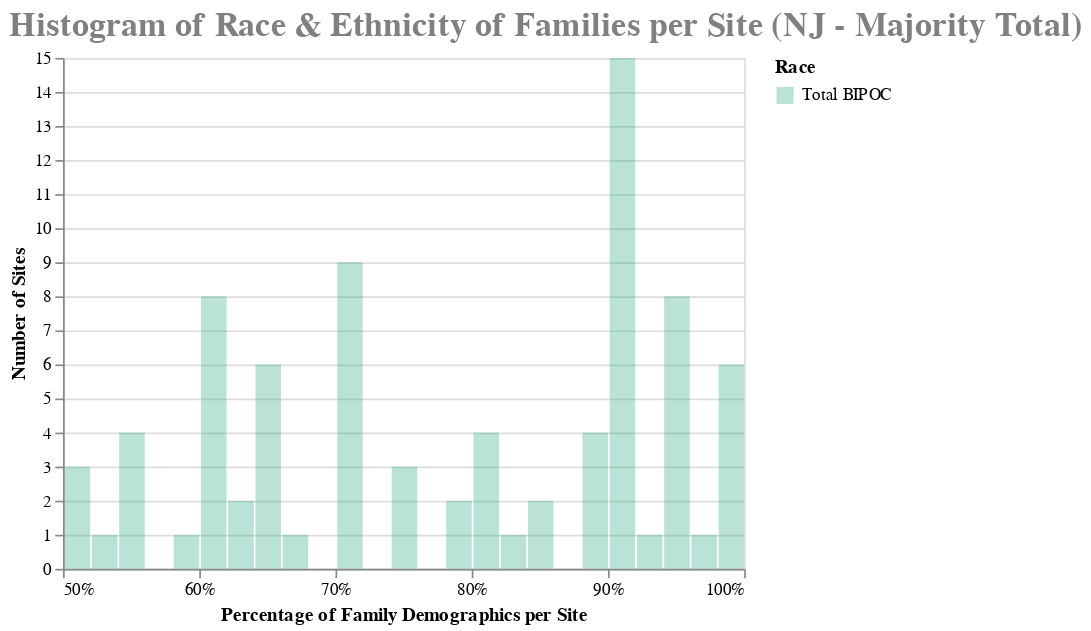

The notebook cell this image was saved under:
### Code cell
chart = alt.Chart(source).transform_fold(
    total_BIPOC_list,
    as_=['Race', 'Percentage']
).mark_bar(
    opacity=.3,
    binSpacing=1,
    clip=True
).encode(
    x = alt.X('Percentage:Q', bin=alt.Bin(maxbins=50),scale=alt.Scale(domain=(.5, 1)),  axis=alt.Axis(format='%', title='Percentage of Family Demographics per Site',  values=x_axis_ticks)),
    y = alt.Y('count()', stack=None, scale=alt.Scale(domain=(0, 15)), axis=alt.Axis(title='Number of Sites', values=y_axis_ticks)),
    color = alt.Color('Race:N', scale=alt.Scale(scheme='dark2'))

).properties(
    title=title_name_total
)


chart.configure_title(
    fontSize=20,
    font='Tahoma',
    anchor='start',
    color='gray'
)

### Figure 1 — Vega-Lite specification as saved in the notebook (floating-point values rounded to 4 significant figures)
{"config": {"view": {"continuousWidth": 400, "continuousHeight": 300}, "title": {"anchor": "start", "color": "gray", "font": "Tahoma", "fontSize": 20}}, "data": {"name": "data-5c16ab5142b03c36ead1bba7ee0f7b8c"}, "mark": {"type": "bar", "binSpacing": 1, "clip": true, "opacity": 0.3}, "encoding": {"color": {"field": "Race", "scale": {"scheme": "dark2"}, "type": "nominal"}, "x": {"axis": {"format": "%", "title": "Percentage of Family Demographics per Site", "values": [0.0, 0.1, 0.2, 0.3, 0.4, 0.5, 0.6, 0.7, 0.8, 0.9, 1.0]}, "bin": {"maxbins": 50}, "field": "Percentage", "scale": {"domain": [0.5, 1]}, "type": "quantitative"}, "y": {"aggregate": "count", "axis": {"title": "Number of Sites", "values": [0.0, 1.0, 2.0, 3.0, 4.0, 5.0, 6.0, 7.0, 8.0, 9.0, 10.0, 11.0, 12.0, 13.0, 14.0, 15.0, 16.0, 17.0, 18.0, 19.0, 20.0]}, "scale": {"domain": [0, 15]}, "stack": null, "type": "quantitative"}}, "title": "Histogram of Race & Ethnicity of Families per Site (NJ - Majority Total)", "transform": [{"fold": ["Total BIPOC"], "as": ["Race", "Percentage"]}], "$schema": "https://vega.github.io/schema/vega-lite/v4.17.0.json", "datasets": {"data-5c16ab5142b03c36ead1bba7ee0f7b8c": [{"Black or African American": 0.21, "Hispanic or Latinx": 0.5, "American Indian/Alaska Native": 0.0, "Asian": 0.0, "Native Hawaiian/ Pacific Islander": 0.0, "Total BIPOC": 0.71}, {"Black or African American": 0.25, "Hispanic or Latinx": 0.0, "American Indian/Alaska Native": 0.15, "Asian": 0.2, "Native Hawaiian/ Pacific Islander": 0.0, "Total BIPOC": 0.6}, {"Black or African American": 0.25, "Hispanic or Latinx": 0.0, "American Indian/Alaska Native": 0.15, "Asian": 0.2, "Native Hawaiian/ Pacific Islander": 0.0, "Total BIPOC": 0.6}, {"Black or African American": 0.25, "Hispanic or Latinx": 0.0, "American Indian/Alaska Native": 0.15, "Asian": 0.2, "Native Hawaiian/ Pacific Islander": 0.0, "Total BIPOC": 0.6}, {"Black or African American": 0.25, "Hispanic or Latinx": 0.0, "American Indian/Alaska Native": 0.15, "Asian": 0.2, "Native Hawaiian/ Pacific Islander": 0.0, "Total BIPOC": 0.6}, {"Black or African American": 0.25, "Hispanic or Latinx": 0.0, "American Indian/Alaska Native": 0.15, "Asian": 0.2, "Native Hawaiian/ Pacific Islander": 0.0, "Total BIPOC": 0.6}, {"Black or African American": 0.25, "Hispanic or Latinx": 0.0, "American Indian/Alaska Native": 0.15, "Asian": 0.2, "Native Hawaiian/ Pacific Islander": 0.0, "Total BIPOC": 0.6}, {"Black or African American": 0.3, "Hispanic or Latinx": 0.6, "American Indian/Alaska Native": 0.0, "Asian": 0.1, "Native Hawaiian/ Pacific Islander": 0.0, "Total BIPOC": 1.0}, {"Black or African American": 0.45, "Hispanic or Latinx": 0.4, "American Indian/Alaska Native": 0.0, "Asian": 0.03, "Native Hawaiian/ Pacific Islander": 0.0, "Total BIPOC": 0.88}, {"Black or African American": 0.45, "Hispanic or Latinx": 0.4, "American Indian/Alaska Native": 0.0, "Asian": 0.03, "Native Hawaiian/ Pacific Islander": 0.0, "Total BIPOC": 0.88}, {"Black or African American": 0.18, "Hispanic or Latinx": 0.6, "American Indian/Alaska Native": 0.0, "Asian": 0.0, "Native Hawaiian/ Pacific Islander": 0.0, "Total BIPOC": 0.78}, {"Black or African American": 0.25, "Hispanic or Latinx": 0.65, "American Indian/Alaska Native": 0.0, "Asian": 0.0, "Native Hawaiian/ Pacific Islander": 0.0, "Total BIPOC": 0.9}, {"Black or African American": 0.4, "Hispanic or Latinx": 0.5, "American Indian/Alaska Native": 0.0, "Asian": 0.0, "Native Hawaiian/ Pacific Islander": 0.0, "Total BIPOC": 0.9}, {"Black or African American": 0.05, "Hispanic or Latinx": 0.88, "American Indian/Alaska Native": 0.0, "Asian": 0.02, "Native Hawaiian/ Pacific Islander": 0.0, "Total BIPOC": 0.95}, {"Black or African American": 0.15, "Hispanic or Latinx": 0.75, "American Indian/Alaska Native": 0.0, "Asian": 0.0, "Native Hawaiian/ Pacific Islander": 0.0, "Total BIPOC": 0.9}, {"Black or African American": 0.45, "Hispanic or Latinx": 0.4, "American Indian/Alaska Native": 0.0, "Asian": 0.05, "Native Hawaiian/ Pacific Islander": 0.0, "Total BIPOC": 0.9}, {"Black or African American": 0.2, "Hispanic or Latinx": 0.7, "American Indian/Alaska Native": 0.0, "Asian": 0.05, "Native Hawaiian/ Pacific Islander": 0.0, "Total BIPOC": 0.95}, {"Black or African American": 0.25, "Hispanic or Latinx": 0.55, "American Indian/Alaska Native": 0.0, "Asian": 0.0, "Native Hawaiian/ Pacific Islander": 0.0, "Total BIPOC": 0.8}, {"Black or African American": 0.03, "Hispanic or Latinx": 0.86, "American Indian/Alaska Native": 0.0, "Asian": 0.02, "Native Hawaiian/ Pacific Islander": 0.0, "Total BIPOC": 0.91}, {"Black or African American": 0.14, "Hispanic or Latinx": 0.73, "American Indian/Alaska Native": 0.0, "Asian": 0.04, "Native Hawaiian/ Pacific Islander": 0.0, "Total BIPOC": 0.91}, {"Black or African American": 0.14, "Hispanic or Latinx": 0.73, "American Indian/Alaska Native": 0.0, "Asian": 0.04, "Native Hawaiian/ Pacific Islander": 0.0, "Total BIPOC": 0.91}, {"Black or African American": 0.14, "Hispanic or Latinx": 0.73, "American Indian/Alaska Native": 0.0, "Asian": 0.04, "Native Hawaiian/ Pacific Islander": 0.0, "Total BIPOC": 0.91}, {"Black or African American": 0.14, "Hispanic or Latinx": 0.73, "American Indian/Alaska Native": 0.0, "Asian": 0.04, "Native Hawaiian/ Pacific Islander": 0.0, "Total BIPOC": 0.91}, {"Black or African American": 0.2, "Hispanic or Latinx": 0.69, "American Indian/Alaska Native": 0.0, "Asian": 0.0, "Native Hawaiian/ Pacific Islander": 0.0, "Total BIPOC": 0.89}, {"Black or African American": 0.18, "Hispanic or Latinx": 0.0, "American Indian/Alaska Native": 0.0, "Asian": 0.0, "Native Hawaiian/ Pacific Islander": 0.0, "Total BIPOC": 0.18}, {"Black or African American": 0.0, "Hispanic or Latinx": 0.0, "American Indian/Alaska Native": 0.0, "Asian": 0.0, "Native Hawaiian/ Pacific Islander": 0.0, "Total BIPOC": 0.0}, {"Black or African American": 0.37, "Hispanic or Latinx": 0.0, "American Indian/Alaska Native": 0.08, "Asian": 0.0, "Native Hawaiian/ Pacific Islander": 0.0, "Total BIPOC": 0.45}, {"Black or African American": 0.3, "Hispanic or Latinx": 0.3, "American Indian/Alaska Native": 0.0, "Asian": 0.1, "Native Hawaiian/ Pacific Islander": 0.0, "Total BIPOC": 0.7}, {"Black or African American": 0.3, "Hispanic or Latinx": 0.2, "American Indian/Alaska Native": 0.0, "Asian": 0.1, "Native Hawaiian/ Pacific Islander": 0.0, "Total BIPOC": 0.6}, {"Black or African American": 0.0, "Hispanic or Latinx": 0.4, "American Indian/Alaska Native": 0.0, "Asian": 0.0, "Native Hawaiian/ Pacific Islander": 0.0, "Total BIPOC": 0.4}, {"Black or African American": 0.34, "Hispanic or Latinx": 0.0, "American Indian/Alaska Native": 0.0, "Asian": 0.03, "Native Hawaiian/ Pacific Islander": 0.0, "Total BIPOC": 0.37}, {"Black or African American": 0.3, "Hispanic or Latinx": 0.31, "American Indian/Alaska Native": 0.01, "Asian": 0.01, "Native Hawaiian/ Pacific Islander": 0.01, "Total BIPOC": 0.64}, {"Black or African American": 0.3, "Hispanic or Latinx": 0.31, "American Indian/Alaska Native": 0.01, "Asian": 0.01, "Native Hawaiian/ Pacific Islander": 0.01, "Total BIPOC": 0.64}, {"Black or African American": 0.3, "Hispanic or Latinx": 0.31, "American Indian/Alaska Native": 0.01, "Asian": 0.01, "Native Hawaiian/ Pacific Islander": 0.01, "Total BIPOC": 0.64}, {"Black or African American": 0.3, "Hispanic or Latinx": 0.31, "American Indian/Alaska Native": 0.01, "Asian": 0.01, "Native Hawaiian/ Pacific Islander": 0.01, "Total BIPOC": 0.64}, {"Black or African American": 0.3, "Hispanic or Latinx": 0.31, "American Indian/Alaska Native": 0.01, "Asian": 0.01, "Native Hawaiian/ Pacific Islander": 0.01, "Total BIPOC": 0.64}, {"Black or African American": 0.3, "Hispanic or Latinx": 0.31, "American Indian/Alaska Native": 0.01, "Asian": 0.01, "Native Hawaiian/ Pacific Islander": 0.01, "Total BIPOC": 0.64}, {"Black or African American": 0.0, "Hispanic or Latinx": 0.7, "American Indian/Alaska Native": 0.0, "Asian": 0.0, "Native Hawaiian/ Pacific Islander": 0.0, "Total BIPOC": 0.7}, {"Black or African American": 0.0, "Hispanic or Latinx": 0.7, "American Indian/Alaska Native": 0.0, "Asian": 0.0, "Native Hawaiian/ Pacific Islander": 0.0, "Total BIPOC": 0.7}, {"Black or African American": 0.49, "Hispanic or Latinx": 0.49, "American Indian/Alaska Native": 0.0, "Asian": 0.0, "Native Hawaiian/ Pacific Islander": 0.0, "Total BIPOC": 0.98}, {"Black or African American": 0.15, "Hispanic or Latinx": 0.8, "American Indian/Alaska Native": 0.0, "Asian": 0.0, "Native Hawaiian/ Pacific Islander": 0.0, "Total BIPOC": 0.95}, {"Black or African American": 0.85, "Hispanic or Latinx": 0.14, "American Indian/Alaska Native": 0.0, "Asian": 0.0, "Native Hawaiian/ Pacific Islander": 0.0, "Total BIPOC": 0.99}, {"Black or African American": 0.39, "Hispanic or Latinx": 0.3, "American Indian/Alaska Native": 0.0, "Asian": 0.0, "Native Hawaiian/ Pacific Islander": 0.01, "Total BIPOC": 0.7}, {"Black or African American": 0.39, "Hispanic or Latinx": 0.3, "American Indian/Alaska Native": 0.0, "Asian": 0.0, "Native Hawaiian/ Pacific Islander": 0.01, "Total BIPOC": 0.7}, {"Black or African American": 0.39, "Hispanic or Latinx": 0.3, "American Indian/Alaska Native": 0.0, "Asian": 0.0, "Native Hawaiian/ Pacific Islander": 0.01, "Total BIPOC": 0.7}, {"Black or African American": 0.06, "Hispanic or Latinx": 0.81, "American Indian/Alaska Native": 0.0, "Asian": 0.03, "Native Hawaiian/ Pacific Islander": 0.0, "Total BIPOC": 0.9}, {"Black or African American": 0.02, "Hispanic or Latinx": 0.49, "American Indian/Alaska Native": 0.0, "Asian": 0.01, "Native Hawaiian/ Pacific Islander": 0.0, "Total BIPOC": 0.52}, {"Black or African American": 0.05, "Hispanic or Latinx": 0.56, "American Indian/Alaska Native": 0.0, "Asian": 0.01, "Native Hawaiian/ Pacific Islander": 0.0, "Total BIPOC": 0.62}, {"Black or African American": 0.02, "Hispanic or Latinx": 0.73, "American Indian/Alaska Native": 0.0, "Asian": 0.0, "Native Hawaiian/ Pacific Islander": 0.0, "Total BIPOC": 0.75}, {"Black or African American": 0.21, "Hispanic or Latinx": 0.57, "American Indian/Alaska Native": 0.0, "Asian": 0.01, "Native Hawaiian/ Pacific Islander": 0.0, "Total BIPOC": 0.79}, {"Black or African American": 0.08, "Hispanic or Latinx": 0.62, "American Indian/Alaska Native": 0.0, "Asian": 0.06, "Native Hawaiian/ Pacific Islander": 0.04, "Total BIPOC": 0.8}, {"Black or African American": 0.12, "Hispanic or Latinx": 0.74, "American Indian/Alaska Native": 0.0, "Asian": 0.02, "Native Hawaiian/ Pacific Islander": 0.01, "Total BIPOC": 0.89}, {"Black or African American": 0.0, "Hispanic or Latinx": 0.55, "American Indian/Alaska Native": 0.0, "Asian": 0.15, "Native Hawaiian/ Pacific Islander": 0.0, "Total BIPOC": 0.7}, {"Black or African American": 0.15, "Hispanic or Latinx": 0.65, "American Indian/Alaska Native": 0.0, "Asian": 0.1, "Native Hawaiian/ Pacific Islander": 0.0, "Total BIPOC": 0.9}, {"Black or African American": 0.45, "Hispanic or Latinx": 0.2, "American Indian/Alaska Native": 0.0, "Asian": 0.01, "Native Hawaiian/ Pacific Islander": 0.0, "Total BIPOC": 0.66}, {"Black or African American": 0.0, "Hispanic or Latinx": 0.0, "American Indian/Alaska Native": 0.0, "Asian": 0.0, "Native Hawaiian/ Pacific Islander": 0.0, "Total BIPOC": 0.0}, {"Black or African American": 0.31, "Hispanic or Latinx": 0.0, "American Indian/Alaska Native": 0.03, "Asian": 0.0, "Native Hawaiian/ Pacific Islander": 0.0, "Total BIPOC": 0.34}, {"Black or African American": 0.45, "Hispanic or Latinx": 0.45, "American Indian/Alaska Native": 0.0, "Asian": 0.02, "Native Hawaiian/ Pacific Islander": 0.0, "Total BIPOC": 0.92}, {"Black or African American": 0.25, "Hispanic or Latinx": 0.25, "American Indian/Alaska Native": 0.0, "Asian": 0.0, "Native Hawaiian/ Pacific Islander": 0.0, "Total BIPOC": 0.5}, {"Black or African American": 0.3, "Hispanic or Latinx": 0.4, "American Indian/Alaska Native": 0.0, "Asian": 0.0, "Native Hawaiian/ Pacific Islander": 0.0, "Total BIPOC": 0.7}, {"Black or African American": 0.0, "Hispanic or Latinx": 0.0, "American Indian/Alaska Native": 0.0, "Asian": 0.0, "Native Hawaiian/ Pacific Islander": 0.0, "Total BIPOC": 0.0}, {"Black or African American": 0.9, "Hispanic or Latinx": 0.08, "American Indian/Alaska Native": 0.0, "Asian": 0.01, "Native Hawaiian/ Pacific Islander": 0.0, "Total BIPOC": 0.99}, {"Black or African American": 0.0, "Hispanic or Latinx": 0.55, "American Indian/Alaska Native": 0.0, "Asian": 0.3, "Native Hawaiian/ Pacific Islander": 0.0, "Total BIPOC": 0.85}, {"Black or African American": 0.1, "Hispanic or Latinx": 0.7, "American Indian/Alaska Native": 0.0, "Asian": 0.03, "Native Hawaiian/ Pacific Islander": 0.0, "Total BIPOC": 0.83}, {"Black or African American": 0.03, "Hispanic or Latinx": 0.86, "American Indian/Alaska Native": 0.0, "Asian": 0.02, "Native Hawaiian/ Pacific Islander": 0.0, "Total BIPOC": 0.91}, {"Black or African American": 0.15, "Hispanic or Latinx": 0.35, "American Indian/Alaska Native": 0.05, "Asian": 0.15, "Native Hawaiian/ Pacific Islander": 0.05, "Total BIPOC": 0.75}, {"Black or African American": 0.0, "Hispanic or Latinx": 0.9, "American Indian/Alaska Native": 0.0, "Asian": 0.0, "Native Hawaiian/ Pacific Islander": 0.0, "Total BIPOC": 0.9}, {"Black or African American": 0.1, "Hispanic or Latinx": 0.3, "American Indian/Alaska Native": 0.0, "Asian": 0.2, "Native Hawaiian/ Pacific Islander": 0.0, "Total BIPOC": 0.6}, {"Black or African American": 0.15, "Hispanic or Latinx": 0.4, "American Indian/Alaska Native": 0.0, "Asian": 0.03, "Native Hawaiian/ Pacific Islander": 0.0, "Total BIPOC": 0.58}, {"Black or African American": 0.69, "Hispanic or Latinx": 0.3, "American Indian/Alaska Native": 0.0, "Asian": 0.0, "Native Hawaiian/ Pacific Islander": 0.0, "Total BIPOC": 0.99}, {"Black or African American": 0.01, "Hispanic or Latinx": 0.97, "American Indian/Alaska Native": 0.0, "Asian": 0.01, "Native Hawaiian/ Pacific Islander": 0.0, "Total BIPOC": 0.99}, {"Black or African American": 0.36, "Hispanic or Latinx": 0.0, "American Indian/Alaska Native": 0.0, "Asian": 0.01, "Native Hawaiian/ Pacific Islander": 0.0, "Total BIPOC": 0.37}, {"Black or African American": 0.36, "Hispanic or Latinx": 0.0, "American Indian/Alaska Native": 0.0, "Asian": 0.01, "Native Hawaiian/ Pacific Islander": 0.0, "Total BIPOC": 0.37}, {"Black or African American": 0.36, "Hispanic or Latinx": 0.0, "American Indian/Alaska Native": 0.0, "Asian": 0.01, "Native Hawaiian/ Pacific Islander": 0.0, "Total BIPOC": 0.37}, {"Black or African American": 0.45, "Hispanic or Latinx": 0.5, "American Indian/Alaska Native": 0.0, "Asian": 0.0, "Native Hawaiian/ Pacific Islander": 0.0, "Total BIPOC": 0.95}, {"Black or African American": 0.25, "Hispanic or Latinx": 0.7, "American Indian/Alaska Native": 0.0, "Asian": 0.0, "Native Hawaiian/ Pacific Islander": 0.0, "Total BIPOC": 0.95}, {"Black or African American": 0.25, "Hispanic or Latinx": 0.2, "American Indian/Alaska Native": 0.0, "Asian": 0.17, "Native Hawaiian/ Pacific Islander": 0.0, "Total BIPOC": 0.62}, {"Black or African American": 0.14, "Hispanic or Latinx": 0.0, "American Indian/Alaska Native": 0.14, "Asian": 0.03, "Native Hawaiian/ Pacific Islander": 0.0, "Total BIPOC": 0.31}, {"Black or African American": 0.1, "Hispanic or Latinx": 0.42, "American Indian/Alaska Native": 0.0, "Asian": 0.02, "Native Hawaiian/ Pacific Islander": 0.0, "Total BIPOC": 0.54}, {"Black or African American": 0.03, "Hispanic or Latinx": 0.9, "American Indian/Alaska Native": 0.0, "Asian": 0.02, "Native Hawaiian/ Pacific Islander": 0.0, "Total BIPOC": 0.95}, {"Black or African American": 0.25, "Hispanic or Latinx": 0.25, "American Indian/Alaska Native": 0.0, "Asian": 0.0, "Native Hawaiian/ Pacific Islander": 0.0, "Total BIPOC": 0.5}, {"Black or African American": 0.43, "Hispanic or Latinx": 0.54, "American Indian/Alaska Native": 0.0, "Asian": 0.0, "Native Hawaiian/ Pacific Islander": 0.0, "Total BIPOC": 0.97}, {"Black or African American": 0.21, "Hispanic or Latinx": 0.0, "American Indian/Alaska Native": 0.0, "Asian": 0.07, "Native Hawaiian/ Pacific Islander": 0.0, "Total BIPOC": 0.28}, {"Black or African American": 0.25, "Hispanic or Latinx": 0.25, "American Indian/Alaska Native": 0.0, "Asian": 0.05, "Native Hawaiian/ Pacific Islander": 0.0, "Total BIPOC": 0.55}, {"Black or African American": 0.25, "Hispanic or Latinx": 0.2, "American Indian/Alaska Native": 0.0, "Asian": 0.1, "Native Hawaiian/ Pacific Islander": 0.0, "Total BIPOC": 0.55}, {"Black or African American": 0.25, "Hispanic or Latinx": 0.7, "American Indian/Alaska Native": 0.0, "Asian": 0.0, "Native Hawaiian/ Pacific Islander": 0.0, "Total BIPOC": 0.95}, {"Black or African American": 0.35, "Hispanic or Latinx": 0.0, "American Indian/Alaska Native": 0.0, "Asian": 0.2, "Native Hawaiian/ Pacific Islander": 0.0, "Total BIPOC": 0.55}, {"Black or African American": 0.35, "Hispanic or Latinx": 0.3, "American Indian/Alaska Native": 0.0, "Asian": 0.2, "Native Hawaiian/ Pacific Islander": 0.0, "Total BIPOC": 0.85}, {"Black or African American": 0.2, "Hispanic or Latinx": 0.75, "American Indian/Alaska Native": 0.0, "Asian": 0.0, "Native Hawaiian/ Pacific Islander": 0.0, "Total BIPOC": 0.95}, {"Black or African American": 0.45, "Hispanic or Latinx": 0.45, "American Indian/Alaska Native": 0.0, "Asian": 0.0, "Native Hawaiian/ Pacific Islander": 0.0, "Total BIPOC": 0.9}, {"Black or African American": 0.25, "Hispanic or Latinx": 0.1, "American Indian/Alaska Native": 0.0, "Asian": 0.15, "Native Hawaiian/ Pacific Islander": 0.0, "Total BIPOC": 0.5}, {"Black or African American": 0.05, "Hispanic or Latinx": 0.7, "American Indian/Alaska Native": 0.0, "Asian": 0.0, "Native Hawaiian/ Pacific Islander": 0.0, "Total BIPOC": 0.75}, {"Black or African American": 0.17, "Hispanic or Latinx": 0.0, "American Indian/Alaska Native": 0.01, "Asian": 0.03, "Native Hawaiian/ Pacific Islander": 0.0, "Total BIPOC": 0.21}, {"Black or African American": 0.3, "Hispanic or Latinx": 0.6, "American Indian/Alaska Native": 0.0, "Asian": 0.0, "Native Hawaiian/ Pacific Islander": 0.0, "Total BIPOC": 0.9}, {"Black or African American": 0.2, "Hispanic or Latinx": 0.2, "American Indian/Alaska Native": 0.0, "Asian": 0.05, "Native Hawaiian/ Pacific Islander": 0.0, "Total BIPOC": 0.45}, {"Black or African American": 0.4, "Hispanic or Latinx": 0.4, "American Indian/Alaska Native": 0.0, "Asian": 0.0, "Native Hawaiian/ Pacific Islander": 0.0, "Total BIPOC": 0.8}, {"Black or African American": 0.4, "Hispanic or Latinx": 0.4, "American Indian/Alaska Native": 0.0, "Asian": 0.0, "Native Hawaiian/ Pacific Islander": 0.0, "Total BIPOC": 0.8}, {"Black or African American": 0.11, "Hispanic or Latinx": 0.31, "American Indian/Alaska Native": 0.0, "Asian": 0.02, "Native Hawaiian/ Pacific Islander": 0.0, "Total BIPOC": 0.44}]}}
